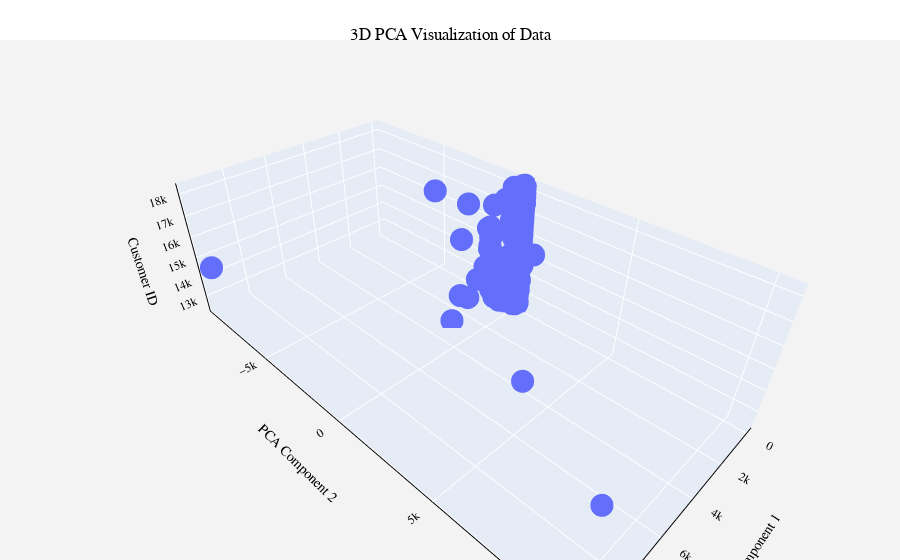

Notebook code for this chart:
### Code cell
# 3D plot of data
X = final_encoded_df.drop(columns=["CustomerID"])
pca = PCA(n_components=2)
pca_components = pca.fit_transform(X)

pca_df = pd.DataFrame(pca_components, columns=["PCA1", "PCA2"])
pca_df["CustomerID"] = final_encoded_df["CustomerID"]

fig = px.scatter_3d(pca_df, x='PCA1', y='PCA2', z='CustomerID',
                    title="3D PCA Visualization of Data",
                    labels={'PCA1': 'PCA Component 1', 'PCA2': 'PCA Component 2', 'CustomerID': 'Customer ID'})

fig.update_layout(
    scene=dict(
        xaxis_title="PCA Component 1",
        yaxis_title="PCA Component 2",
        zaxis_title="Customer ID",
        xaxis=dict(showgrid=True, zeroline=False, showline=True, linewidth=2, linecolor='black'),
        yaxis=dict(showgrid=True, zeroline=False, showline=True, linewidth=2, linecolor='black'),
        zaxis=dict(showgrid=True, zeroline=False, showline=True, linewidth=2, linecolor='black'),
        bgcolor='rgb(243, 243, 243)',  # Light background 
    ),
    margin=dict(l=0, r=0, b=0, t=40),  # margins 
    title_x=0.5,  
    title_y=0.95, 
    paper_bgcolor='white', 
    font=dict(
        family="Arial, sans-serif", 
        size=12,  
        color="black" 
    )
)
fig.show()

### Figure 1 — Plotly figure (JSON) as saved in the notebook; plotly's stock layout.template omitted (floating-point values rounded to 4 significant figures; data arrays with more than 128 entries replaced by an {"elided": "..."} marker saying what was removed)
{"data": [{"hovertemplate": "PCA Component 1=%{x}<br>PCA Component 2=%{y}<br>Customer ID=%{z}<extra></extra>", "legendgroup": "", "marker": {"color": "#636efa", "symbol": "circle"}, "mode": "markers", "name": "", "scene": "scene", "showlegend": false, "type": "scatter3d", "x": {"elided": "4380 float values"}, "y": {"elided": "4380 float values"}, "z": {"elided": "4380 int values"}}], "layout": {"font": {"color": "black", "family": "Arial, sans-serif", "size": 12}, "legend": {"tracegroupgap": 0}, "margin": {"b": 0, "l": 0, "r": 0, "t": 40}, "paper_bgcolor": "white", "scene": {"bgcolor": "rgb(243, 243, 243)", "domain": {"x": [0, 1], "y": [0, 1]}, "xaxis": {"linecolor": "black", "linewidth": 2, "showgrid": true, "showline": true, "title": {"text": "PCA Component 1"}, "zeroline": false}, "yaxis": {"linecolor": "black", "linewidth": 2, "showgrid": true, "showline": true, "title": {"text": "PCA Component 2"}, "zeroline": false}, "zaxis": {"linecolor": "black", "linewidth": 2, "showgrid": true, "showline": true, "title": {"text": "Customer ID"}, "zeroline": false}}, "title": {"text": "3D PCA Visualization of Data", "x": 0.5, "y": 0.95}}}
